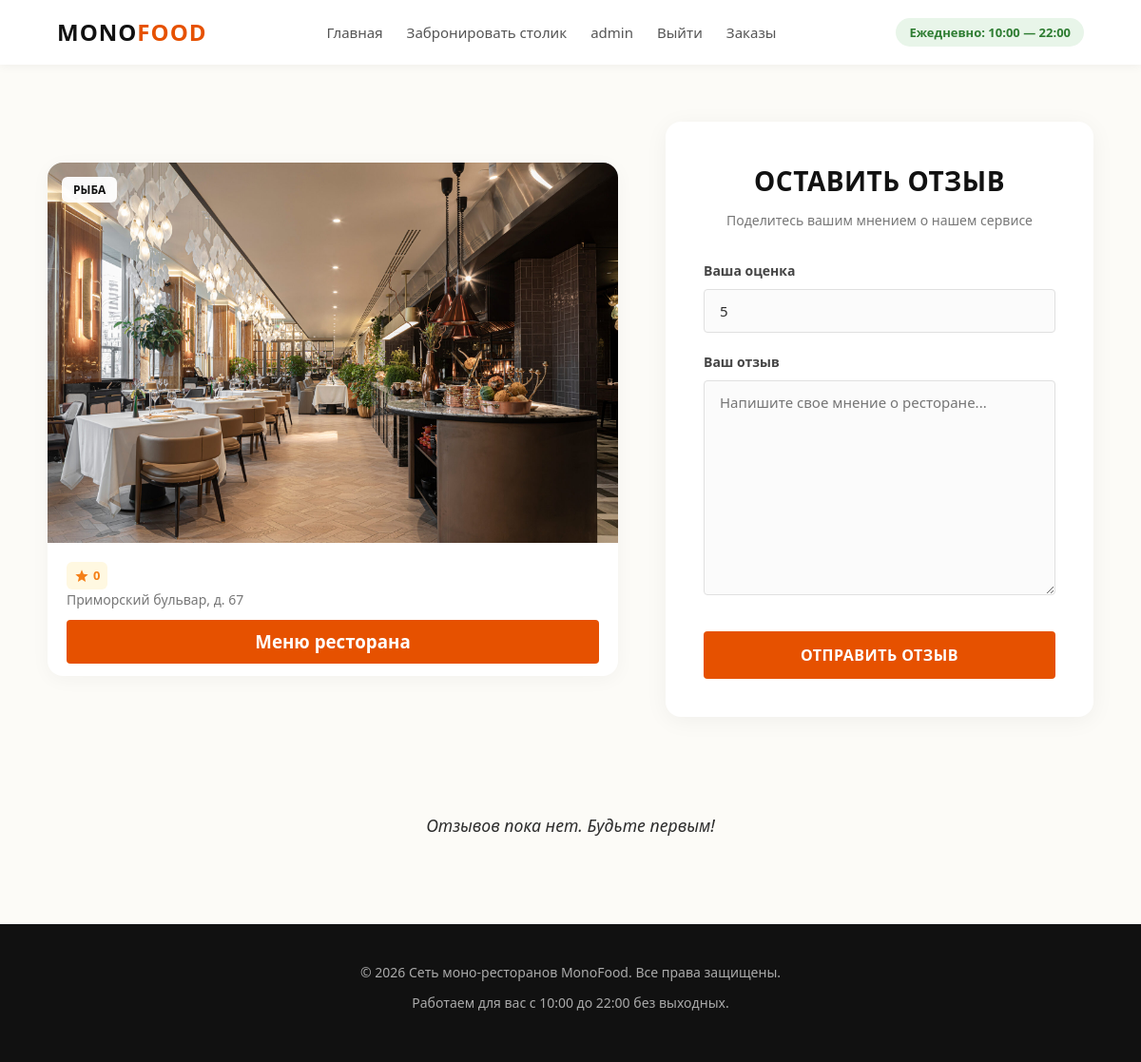
/restaurants/feedback/1 (signed in), run on an earlier commit of the app's database.
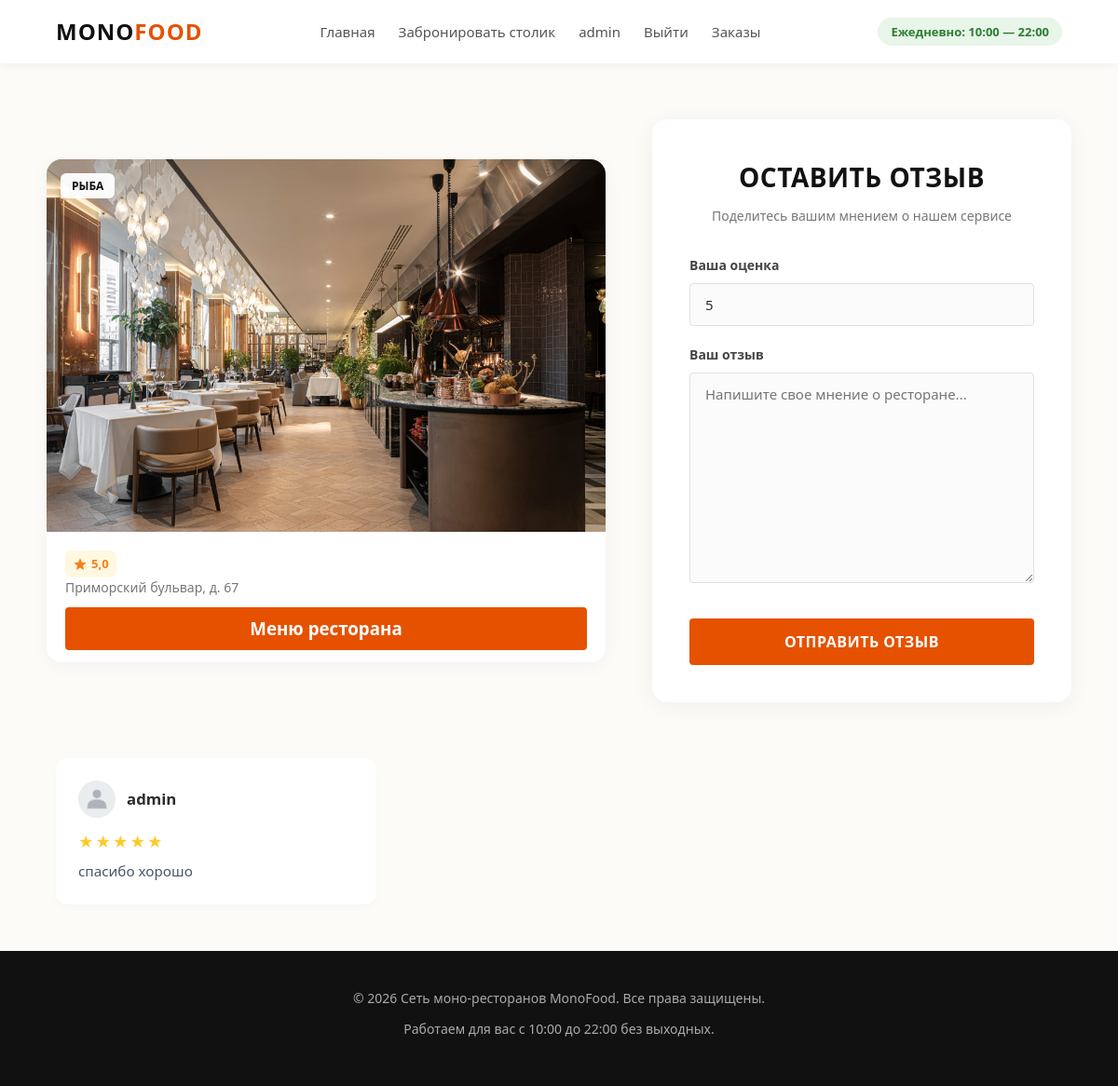
And on a later commit of the database.
### bookings/models.py (models this page shows, shortened)
class Feedback(models.Model):
    mark = models.PositiveSmallIntegerField()
    text = models.TextField(blank=True)
    restaurant = models.ForeignKey(Restaurant, null=True, on_delete=models.CASCADE)
    user = models.ForeignKey(User, null=True, on_delete=models.CASCADE)

### users/models.py (models this page shows)
class User(AbstractUser):
    image = models.ImageField(upload_to="users_media", blank=True)

### bookings/views.py (the view)
# urls.py: path('feedback/<int:restaurant_id>', feedback, name='feedback'),
@login_required()
def feedback(request, restaurant_id):
    if request.method == "POST":
        form = FeedbackForm(data=request.POST)
        if form.is_valid():
            feedback_instance = form.save(commit=False)
            feedback_instance.restaurant = Restaurant.objects.get(id=restaurant_id)
            feedback_instance.user = request.user
            feedback_instance.save()
            return HttpResponseRedirect(reverse('users:personal_account'))
    else:
        form = FeedbackForm()
    context = {
        "title": "Сеть моно-ресторанов | Отзыв",
        "restaurant": Restaurant.objects.get(id=restaurant_id),
        "feedbacks": Feedback.objects.filter(restaurant=Restaurant.objects.get(id=restaurant_id)),
        "form": form
    }
    avg = lambda lst: sum(lst) / len(lst)
    if context["feedbacks"]:
        context["rating"] = round(avg(list(map(lambda fb: fb.mark, context["feedbacks"]))), 1)
    else:
        context["rating"] = 0
    return render(request, "bookings/feedback.html", context=context)

### bookings/forms.py
class FeedbackForm(forms.ModelForm):
    mark = forms.IntegerField(widget=forms.NumberInput(attrs={
        "class": "form-group-input",
        "value": "5",
        "min": "1",
        "max": "5"
    }))
    text = forms.CharField(widget=forms.Textarea(attrs={
        "class": "form-group-textarea",
        "placeholder": "Напишите свое мнение о ресторане..."
    }))
    class Meta:
        model = Feedback
        fields = ("mark", "text")

### bookings/templates/bookings/feedback.html (shortened to what this page needs)
{% extends "bookings/base.html" %}
{% load static %}
{% block css %}
    <link rel="stylesheet" href="{% static 'css/feedback1.css' %}">
{% endblock %}
{% block content %}
    <main class="auth-section">
        <article class="restaurant-card">
            <div class="restaurant-img-wrapper">
                <img src="/media/{{ restaurant.image }}" alt="Ресторан" class="restaurant-img">
                <span class="restaurant-badge">{{ restaurant.category.name }}</span>
            </div>
            <div class="restaurant-content">
                <div class="restaurant-meta">
                    <div class="restaurant-rating">
                        <svg class="star-icon" viewBox="0 0 24 24"><path d="M12 17.27L18.18 21l-1.64-7.03L22 9.24l-7.19-.61L12 2 9.19 8.63 2 9.24l5.46 4.73L5.82 21z"/></svg>
                        <span>{{ rating }}</span>
                    </div>
                </div>
                <p class="restaurant-address">{{ restaurant.address }}</p>
                <div class="restaurant-menu">
                    <a href="/media/{{ restaurant.menu }}" download><h3>Меню ресторана</h3></a>
                </div>
            </div>
        </article>
        <div class="form-container">
            <h2>Оставить отзыв</h2>
            <p class="form-subtitle">Поделитесь вашим мнением о нашем сервисе</p>
            <form action="{% url 'restaurants:feedback' restaurant.id %}" method="POST">
                <div class="form-group">
                    <label for="{{ form.mark.id_for_label }}">Ваша оценка</label>
                    {{ form.mark }}
                </div>
                <div class="form-group">
                    <label for="{{ form.text.id_for_label }}">Ваш отзыв</label>
                    {{ form.text }}
                </div>
                <button type="submit" class="btn-submit">Отправить отзыв</button>
            </form>
        </div>
    </main>
    <section class="feedback-grid">
        {% for feedback in feedbacks %}
            <div class="feedback-card">
                <div class="card-header">
                    <div class="user-info">
                        {% if feedback.user.image %}
                            <img src="/media/{{ feedback.user.image }}" alt="{{ feedback.user.name }}" class="user-avatar">
                        {% else %}
                            <div class="user-avatar-placeholder">{{ feedback.user.username|default:"Г"|slice:":1" }}</div>
                        {% endif %}
                        <span class="guest-name">{{ feedback.user.username|default:"Гость" }}</span>
                    </div>
                </div>
                <div class="rating-stars">
                    {% if feedback.mark == 5 %}★★★★★
                    {% elif feedback.mark == 4 %}★★★★☆
                    {% elif feedback.mark == 3 %}★★★☆☆
                    {% elif feedback.mark == 2 %}★★☆☆☆
                    {% else %}★☆☆☆☆
                    {% endif %}
                </div>
                <p class="feedback-text">{{ feedback.text }}</p>
            </div>
        {% empty %}
            <p class="no-feedbacks">Отзывов пока нет. Будьте первым!</p>
        {% endfor %}
    </section>
{% endblock %}

What changed in the data, as far as the page shows it:
added Feedback: user.image (picture), user.username "admin", text "спасибо хорошо"
Also different on the page:
{{ rating }}: "0" → "5,0"
text no longer shown: "Отзывов пока нет. Будьте первым!"
